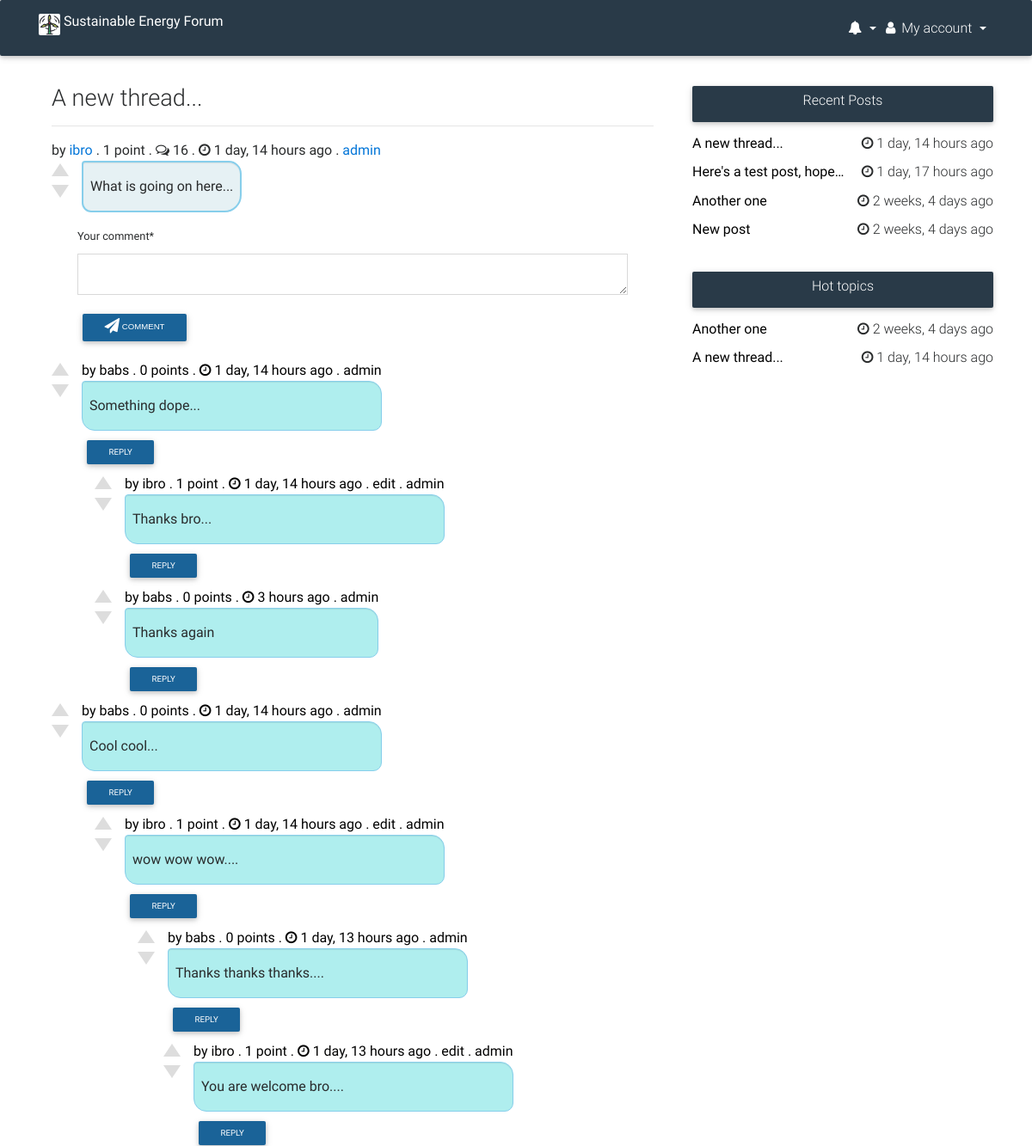
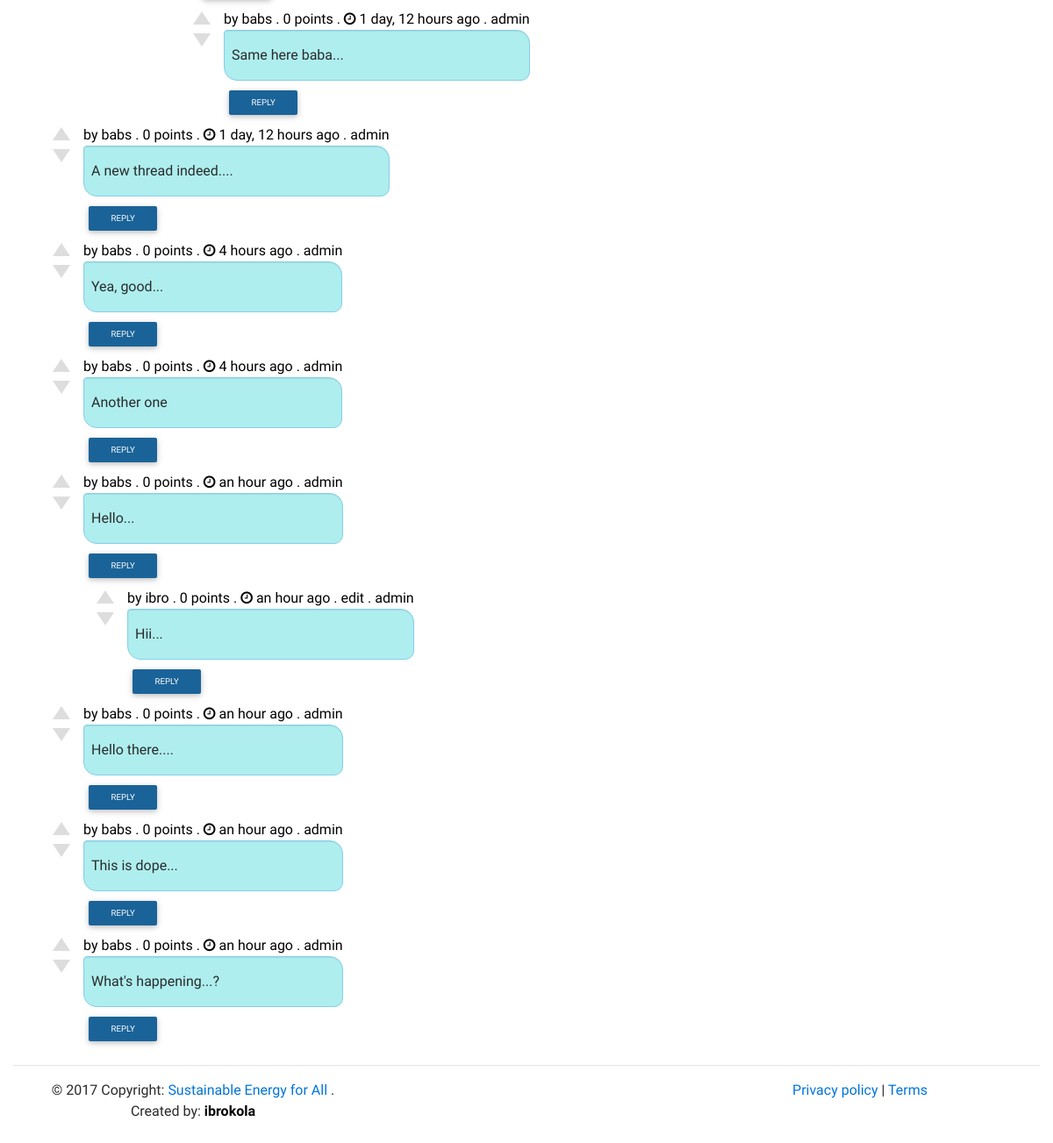
/forum/discussion/4/ (signed in), run on the app's committed database (2 pictures, top to bottom).
### forum/models.py (models this page shows, shortened)
class Votable(models.Model):
    class Meta:
        abstract = True
    votes = GenericRelation(Vote)
    author = models.ForeignKey(User, on_delete=models.PROTECT)
    upvotes = models.IntegerField(default=0)
    downvotes = models.IntegerField(default=0)
    flags = models.IntegerField(default=0)

class Post(Votable):
    class Meta:
        db_table = "posts"
        index_together = [
            ["submission_time",],
        ]
    objects = PostsManager()
    title = models.CharField(max_length=500)
    slug = models.SlugField(max_length=500,null=True, blank=True)
    text = models.TextField(max_length=8192, blank=True)
    submission_time = models.DateTimeField(auto_now_add=True)
    num_comments = models.IntegerField(default=0)
    def get_absolute_url(self):
        return reverse('forum:discussion', kwargs={"post_id": self.pk})
    def __str__(self):
        return self.title

class Comment(Votable):
    class Meta:
        db_table = "comments"
        unique_together = [
            ["post", "wbs"],
        ]
    objects = CommentsManager()
    post = models.ForeignKey(Post, related_name="comments")
    parent_comment = models.ForeignKey('self',
                null=True, blank=True,
                on_delete=models.PROTECT)
    text = models.TextField(max_length=8192)
    submission_time = models.DateTimeField(auto_now_add=True)
    wbs = models.CharField(max_length=30)

### users/models.py (models this page shows, shortened)
class User(AbstractBaseUser):
    username = models.CharField(
        max_length=255,
        unique=True,
    )
    email = models.EmailField(
        verbose_name='email address',
        max_length=255,
        unique=True,
    )
    first_name = models.CharField(
                max_length=120,
                null=True,
                blank=True
                )
    last_name = models.CharField(
                max_length=120,
                null=True,
                blank=True
                )
    score = models.IntegerField(default=0)
    is_active = models.BooleanField(default=True)
    is_admin = models.BooleanField(default=False)
    objects = UserManager()
    USERNAME_FIELD = 'username'
    REQUIRED_FIELDS = ['email']
    @property
    def is_staff(self):
        return self.is_admin
    class Meta:
        db_table = "users"

### forum/views.py (the view, shortened to what this page needs)
# urls.py: url(r'^discussion/(?P<post_id>\d+)/$', DiscussionView.as_view(), name="discussion"),
class DiscussionView(View):
    def get(self, request, post_id, *args, **kwargs):
        if request.user.is_authenticated():
            post = Post.objects.get_post_with_my_votes(post_id, request.user)
            comments = Comment.objects.best_ones_first(post_id, request.user.id)
            side1 = Post.objects.filter(num_comments__gte=10)[:5]
            side2 = Post.objects.order_by('-submission_time')[:5]
            form = CommentForm()
            context = {
                "post": post,
                "comments": comments,
                "form": form,
                "side1": side1,
                "side2": side2
            }
            return render(request, "forum/discussion.html", context)
        else:
            return HttpResponseRedirect(reverse('account_login'))

### forum/forms.py
class CommentForm(forms.ModelForm):
    class Meta:
        model = Comment
        fields = ['text']
        labels = {
            'text': 'Your comment',
        }

### forum/models.py (called while the page is built)
    def get_post_with_my_votes(self, post_id, user):
        post = Post.objects\
            .annotate(score=F('upvotes') - F('downvotes'))\
            .select_related("author").get(pk=post_id)
        if user and user.is_authenticated():
            content_type = ContentType.objects.get_for_model(Post)
            post_votes = Vote.objects.filter(content_type=content_type.id,
                object_id=post_id, type_of_vote__in=(UPVOTE, DOWNVOTE),
                voter=user)
            for v in post_votes:
                if v.type_of_vote == UPVOTE:
                    post.is_upvoted = True
                elif v.type_of_vote == DOWNVOTE:
                    post.is_downvoted = True
        return post

### forum/templatetags/markdown.py (called while the page is built)
@register.filter(name='markdown')
def markdown(value):
	html = markdown2.markdown(value,
		safe_mode="escape",
		extras=["fenced-code-blocks"])
	return mark_safe(html)

### templates/forum/discussion.html (shortened to what this page needs)
{% extends "base.html" %}
{% load humanize %}
{% load crispy_forms_tags %}
{% load markdown %}
{% block content %}
<div class="container-fluid" style="padding-top: 100px;"></div>
<div class="container">
    <div class="row">
        <div class="col-md-8">
            <div class="col-sm-12">
                <div class="">
                    <h3 class="h3-responsive">{{ post.title }}</h3>
                </div>
                <hr>
                <div class="post-line-2">
                    <div class="post-score">
                        by <a href="{% url 'profile:profile_view' post.author.username %}">{{ post.author.username }}</a> . {{ post.score }} point{{ post.score | pluralize }} . <a><i class="fa fa-comments-o"></i> {{ comments|length }}</a> . <i class="fa fa-clock-o"></i>
                        {{ post.submission_time | naturaltime }}
                            {% if request.user.is_staff %} . <a href="{% url 'admin:forum_post_change' post.id %}">admin</a>
                        {% endif %}
                    </div>
                    {% if post.text %}
                    <div class="post">
                        {% include "forum/snippet/post_vote_control.html" with obj_type='posts' obj=post %}
                        <div class="post-text">
                            <p>{{ post.text | markdown }}</p>
                        </div>
                    </div>
                    {% endif %}
                    <div class="container">
                        <div class="col-sm-12">
                            <form method="post" action="">
                                {% csrf_token %} {{ form|crispy }}
                                <button type="submit" class="btn btn-default btn-sm"><i class="fa fa-paper-plane"></i> Comment</button>
                            </form>
                        </div>
                    </div>
                </div>
            </div>
            <div class="col-sm-12">
                <div class="comments">
                    {% for comment in comments %}
                    <div id="comment-{{comment.id}}" class="comment indent-{{comment.indent}}">
                        {% include "forum/snippet/post_vote_control.html" with obj_type='comments' obj=comment %}
                        <div class="">
                            <div class="comment-header">
                                <span class="comment-author">
            						by <a href="{% url 'profile:profile_view' comment.author.username %}">{{ comment.author.username }}</a>
            					</span>
                                <span> . </span>
                                <span>{{comment.score}} point{{ comment.score | pluralize }}</span>
                                <span> . </span>
                                <span class="comment-submission-time"><i class="fa fa-clock-o"></i> {{ comment.submission_time | naturaltime }}</span>
                                {% if request.user.username == comment.author.username %}
                                <span> . </span>
                                <span><a href="{% url 'forum:edit_comment' comment.id %}">edit</a></span>
                                {% endif %}
                                {% if request.user.is_staff %}
                                <span> . </span>
                                <span>
            						<a href="{% url 'admin:forum_comment_change' comment.id %}">admin</a>
            					</span> {% endif %}
                            </div>
                            <div class="comment-text">
                                <p>
                                    {{ comment.text | markdown }}
                                </p>
                            </div>
                            {% if comment.indent < 6 %}
                            <a href="{% url 'forum:reply_to_comment' comment.id %}"<button class="btn btn-default btn-sm">reply</button></a>
                                {% else %}
                                <span><i>replies not allowed anymore</i></span>
                            {% endif %}
                        </div>
                    </div>
                    {% endfor %}
                </div>
            </div>
        </div>
        <br>
        <br>
        <br>
        <div class="col-md-4">
            {% include "forum/snippet/sidebar.html" with side1=side1 side2=side2 %}
        </div>
    </div>
</div>
{% endblock %}

### templates/forum/snippet/post_vote_control.html
<div data-object-type="{{obj_type}}" data-object-id="{{obj.id}}" class="vote-control">
  {% if not request.user.is_authenticated %}
  <button class="vote-button upvote" data-state="disabled"></button>
  <button class="vote-button downvote" data-state="disabled"></button>
  {% elif request.user.id == obj.author.id %}
  <button class="vote-button upvote" data-state="disabled"></button>
  <button class="vote-button downvote" data-state="disabled"></button>
  {% elif obj.is_upvoted and obj.is_downvoted %}
  <button class="vote-button upvote" data-state="voted"></button>
  <button class="vote-button downvote" data-state="voted"></button>
  {% elif obj.is_upvoted %}
  <button class="vote-button upvote" data-state="voted"></button>
  <button class="vote-button downvote" data-state="disabled"></button>
  {% elif obj.is_downvoted %}
  <button class="vote-button upvote" data-state="disabled"></button>
  <button class="vote-button downvote" data-state="voted"></button>
  {% else %}
  <button class="vote-button upvote" data-state="enabled"></button>
  <button class="vote-button downvote" data-state="enabled"></button>
  {% endif %}
</div>

### templates/forum/snippet/sidebar.html (shortened to what this page needs)
{% load humanize %}
<section class="section widget-content wow fadeIn" data-wow-delay="0.3s">
    <nav class="navbar navbar-dark sidebar-heading">
        <div class="flex-center">
            <h6 class="h6-responsive white-text">Recent Posts</h6>
        </div>
    </nav>
    <div class="single-post">
        <div class="row">
            <div class="col-12">
                {% for item in side2 %}
                    <h6><b><a href="{{ item.get_absolute_url }}"><span class="text-black" style="text-decoration:none; color:black;">{{ item|truncatechars:25 }}</span></a></b> <span class="float-right"><i class="fa fa-clock-o"></i> {{ item.submission_time | naturaltime }}</span></h6>
                {% endfor %}
            </div>
        </div>
    </div>
</section>
<section class="section widget-content wow fadeIn" data-wow-delay="0.3s">
    <nav class="navbar navbar-dark sidebar-heading">
        <div class="flex-center">
            <h6 class="h6-responsive white-text">Hot topics</h6>
        </div>
    </nav>
    <div class="single-post">
        <div class="row">
            <div class="col-12">
                {% for item in side1 %}
                    <h6><b><a href="{{ item.get_absolute_url }}"><span class="text-black" style="text-decoration:none; color:black;">{{ item|truncatechars:25 }}</span></a></b> <span class="float-right"><i class="fa fa-clock-o"></i> {{ item.submission_time | naturaltime }}</span></h6>
                {% endfor %}
            </div>
        </div>
    </div>
</section>

### static/css/main.css (style rules this page uses)
.post { display: -webkit-box; display: -ms-flexbox; display: -webkit-flex; display: flex; }
.vote-control { display: -webkit-box; display: -ms-flexbox; display: -webkit-flex; display: flex; flex-direction: column; -webkit-flex-direction: column; -ms-flex-direction: column; justify-content: flex-start; -webkit-justify-content: flex-start; -ms-flex-justify-content: flex-start; text-align: center; margin-top: 3px; margin-right: 15px; }
.vote-button { padding: 0; background-color: #fff; width: 0; height: 0; border-left: 10px solid transparent; border-right: 10px solid transparent; cursor: pointer; cursor: hand; }
.upvote { border-top: 0px; border-bottom: 15px solid #DDDDDD; margin-bottom: 10px; }
.downvote { border-top: 15px solid #DDDDDD; border-bottom: 0px; }
.upvote[data-state="disabled"], .downvote[data-state="disabled"] { cursor: not-allowed; }
.comments { margin-top: 1rem; }
.comment { display: -webkit-box; display: -ms-flexbox; display: -webkit-flex; display: flex; margin-bottom: 5px; }
.indent-2 { margin-left: 50px; }
.indent-3 { margin-left: 100px; }
.indent-4 { margin-left: 130px; }
.indent-5 { margin-left: 160px; }
.comment-text { margin-bottom: 5px; min-height: 40px; }
.comment-header, .comment-header a { color: black; }
.post-text { background-color: #e6f1f4; border: 2px solid #87CEEB; border-radius: 4px 15px 20px 11px; box-shadow: inset 0 1px 1px rgba(0, 0, 0, .08); padding-left: 8px; padding-right: 8px; }
.comment-text { background-color: #afeeee; border: 1px solid #87CEEB; border-radius: 4px 15px 10px; box-shadow: inset 0 1px 1px rgba(0, 0, 0, .08); padding-left: 8px; padding-right: 8px; }
.post-text { margin-bottom: 15px; }

### data on the page
Post: title "A new thread...", author.username "ibro", score "1", submission_time "1 day, 14 hours ago", text "What is going on here..."
Comment: author.username "babs", score "0", score|pluralize "s", submission_time "1 day, 14 hours ago", text "Something dope...", shows "REPLY"
Comment: author.username "ibro", score "1", submission_time "1 day, 14 hours ago", shows "edit", text "Thanks bro...", shows "REPLY"
Comment: author.username "babs", score "0", score|pluralize "s", submission_time "3 hours ago", text "Thanks again", shows "REPLY"
Comment: author.username "babs", score "0", score|pluralize "s", submission_time "1 day, 14 hours ago", text "Cool cool...", shows "REPLY"
Comment: author.username "ibro", score "1", submission_time "1 day, 14 hours ago", shows "edit", text "wow wow wow....", shows "REPLY"
Comment: author.username "babs", score "0", score|pluralize "s", submission_time "1 day, 13 hours ago", text "Thanks thanks thanks....", shows "REPLY"
Comment: author.username "ibro", score "1", submission_time "1 day, 13 hours ago", shows "edit", text "You are welcome bro....", shows "REPLY"
Comment: author.username "babs", score "0", score|pluralize "s", submission_time "1 day, 12 hours ago", text "Same here baba...", shows "REPLY"
Comment: author.username "babs", score "0", score|pluralize "s", submission_time "1 day, 12 hours ago", text "A new thread indeed....", shows "REPLY"
Comment: author.username "babs", score "0", score|pluralize "s", submission_time "4 hours ago", text "Yea, good...", shows "REPLY"
Comment: author.username "babs", score "0", score|pluralize "s", submission_time "4 hours ago", text "Another one", shows "REPLY"
Comment: author.username "babs", score "0", score|pluralize "s", submission_time "an hour ago", text "Hello...", shows "REPLY"
Comment: author.username "ibro", score "0", score|pluralize "s", submission_time "an hour ago", shows "edit", text "Hii...", shows "REPLY"
Comment: author.username "babs", score "0", score|pluralize "s", submission_time "an hour ago", text "Hello there....", shows "REPLY"
Comment: author.username "babs", score "0", score|pluralize "s", submission_time "an hour ago", text "This is dope...", shows "REPLY"
Comment: author.username "babs", score "0", score|pluralize "s", submission_time "an hour ago", text "What's happening...?", shows "REPLY"
Post: title "Here's a test post, hope…", submission_time "1 day, 17 hours ago"
Post: title "Another one", submission_time "2 weeks, 4 days ago"
Post: title "New post", submission_time "2 weeks, 4 days ago"

### other printed values
{{ comments|length }} "16"
